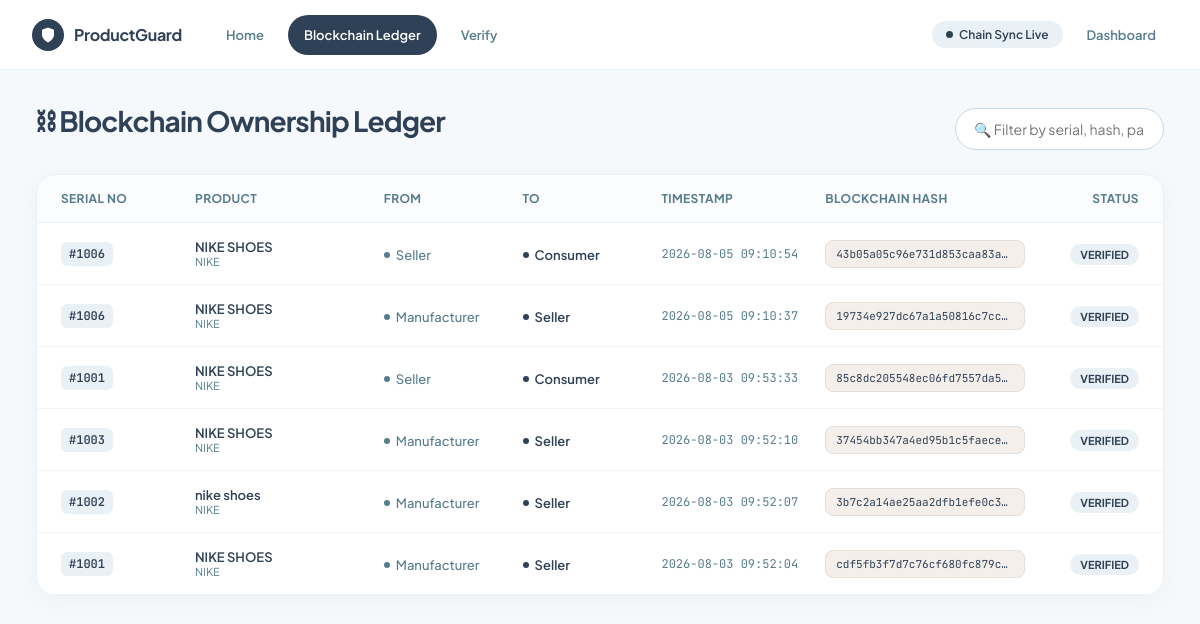
The app's page /history, older data.
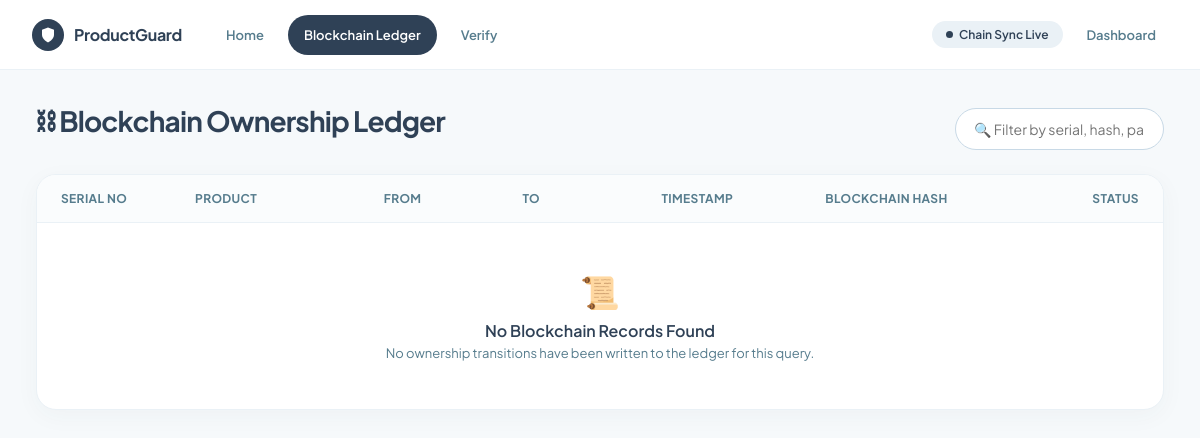
The same page, newer data.
### tables this page shows
CREATE TABLE ownership_history(

        id INTEGER PRIMARY KEY AUTOINCREMENT,

        product_id INTEGER,

        from_owner_type TEXT,

        from_owner_id INTEGER,

        to_owner_type TEXT,

        to_owner_id INTEGER,

        transfer_date TEXT,

        blockchain_hash TEXT
    );

CREATE TABLE products(

        id INTEGER PRIMARY KEY AUTOINCREMENT,

        manufacturer_id INTEGER,

        brand TEXT,

        product_name TEXT,

        model_name TEXT,

        serial_no TEXT UNIQUE,

        original_image TEXT,

        qr_code TEXT,

        blockchain_tx TEXT,

        current_owner_type TEXT,

        current_owner_id INTEGER,

        status TEXT
    );

### app.py (the view)
@app.route("/ledger")
@app.route("/history")
def global_ledger():
    conn = sqlite3.connect("database.db")
    cursor = conn.cursor()
    cursor.execute("""
        SELECT
            h.from_owner_type,
            h.to_owner_type,
            h.transfer_date,
            h.blockchain_hash,
            p.serial_no,
            p.product_name,
            p.brand
        FROM ownership_history h
        LEFT JOIN products p ON h.product_id = p.id
        ORDER BY h.transfer_date DESC
    """)
    records = cursor.fetchall()
    conn.close()
    return render_template(
        "history.html",
        history=records,
        serial_no="All Registered Products",
        is_global=True
    )

### templates/history.html (shortened to what the changed rows need)
<!DOCTYPE html>
<html lang="en">
<head>
</head>
<body>
<div style="min-height:100vh;display:flex;flex-direction:column">
  <main style="flex:1;padding:32px 36px;background:#F6F9FB">
    <div style="max-width:1200px;margin:0 auto;display:flex;flex-direction:column;gap:24px">
      <div style="display:flex;justify-content:space-between;align-items:flex-end;flex-wrap:wrap;gap:16px">
        <div>
          <h1 style="margin:0;font-size:28px;font-weight:700;letter-spacing:-0.03em;color:#2F4156">
            ⛓ Blockchain Ownership Ledger
          </h1>
        </div>
      </div>
      <div style="background:#fff;border:1px solid #EAF1F6;border-radius:20px;overflow:hidden;box-shadow:0 6px 24px rgba(47,65,86,0.04)">
        <div id="ledgerContainer">
          {% if history %}
            {% for row in history %}
            <div class="row-hover ledger-item" style="display:grid;grid-template-columns:120px 1.4fr 1fr 1fr 1.2fr 1.6fr 100px;gap:14px;align-items:center;padding:16px 24px;border-bottom:1px solid #F0F4F8;font-size:13px">
              <div>
                <a href="/history/{{ row[4] or serial_no }}" style="font-family:'JetBrains Mono',monospace;font-size:12px;font-weight:600;color:#2F4156;padding:4px 8px;border-radius:6px;background:#EAF1F6;display:inline-block">
                  #{{ row[4] or serial_no }}
                </a>
              </div>
              <div style="display:flex;flex-direction:column">
                <span style="font-weight:600;color:#2F4156">{{ row[5] or 'Product' }}</span>
                <span style="font-size:11px;color:#567C8D">{{ row[6] or 'Authentic Registry' }}</span>
              </div>
              <div>
                <span style="display:inline-flex;align-items:center;gap:6px;font-weight:500;color:#567C8D">
                  <span style="width:6px;height:6px;border-radius:999px;background:#567C8D"></span>
                  {{ row[0] or 'Genesis' }}
                </span>
              </div>
              <div>
                <span style="display:inline-flex;align-items:center;gap:6px;font-weight:600;color:#2F4156">
                  <span style="width:6px;height:6px;border-radius:999px;background:#2F4156"></span>
                  {{ row[1] }}
                </span>
              </div>
              <div style="font-family:'JetBrains Mono',monospace;font-size:12px;color:#567C8D">
                {{ row[2] }}
              </div>
              <div style="font-family:'JetBrains Mono',monospace;font-size:11px;color:#2F4156;overflow:hidden;text-overflow:ellipsis;white-space:nowrap;background:#F5EFEB;padding:6px 10px;border-radius:8px;border:1px solid #E6DED8" title="{{ row[3] }}">
                {{ row[3] or '0x7f4a8b...9021' }}
              </div>
              <div style="text-align:right">
                <span style="padding:4px 10px;border-radius:999px;background:#EAF1F6;color:#2F4156;font-size:11px;font-weight:700">
                  VERIFIED
                </span>
              </div>
            </div>
            {% endfor %}
          {% else %}
            <div style="padding:48px 24px;text-align:center;color:#567C8D">
              <div style="font-size:32px;margin-bottom:8px">📜</div>
              <div style="font-size:16px;font-weight:600;color:#2F4156">No Blockchain Records Found</div>
              <div style="font-size:13px;margin-top:4px">No ownership transitions have been written to the ledger for this query.</div>
            </div>
          {% endif %}
        </div>
      </div>
    </div>
  </main>
</div>
</body>
</html>

Row changes from the older to the newer data that the page shows:
removed ownership_history: serial_no "1006", product_name "NIKE SHOES", brand "NIKE", from_owner_type "Seller", to_owner_type "Consumer", transfer_date "2026-08-05 09:10:54", blockchain_hash "43b05a05c96e731d853caa83a…"
removed ownership_history: serial_no "1006", product_name "NIKE SHOES", brand "NIKE", from_owner_type "Manufacturer", to_owner_type "Seller", transfer_date "2026-08-05 09:10:37", blockchain_hash "19734e927dc67a1a50816c7cc…"
removed ownership_history: serial_no "1001", product_name "NIKE SHOES", brand "NIKE", from_owner_type "Seller", to_owner_type "Consumer", transfer_date "2026-08-03 09:53:33", blockchain_hash "85c8dc205548ec06fd7557da5…"
removed ownership_history: serial_no "1003", product_name "NIKE SHOES", brand "NIKE", from_owner_type "Manufacturer", to_owner_type "Seller", transfer_date "2026-08-03 09:52:10", blockchain_hash "37454bb347a4ed95b1c5faece…"
removed ownership_history: serial_no "1002", product_name "nike shoes", brand "NIKE", from_owner_type "Manufacturer", to_owner_type "Seller", transfer_date "2026-08-03 09:52:07", blockchain_hash "3b7c2a14ae25aa2dfb1efe0c3…"
removed ownership_history: serial_no "1001", product_name "NIKE SHOES", brand "NIKE", from_owner_type "Manufacturer", to_owner_type "Seller", transfer_date "2026-08-03 09:52:04", blockchain_hash "cdf5fb3f7d7c76cf680fc879c…"
Text that changed along with them:
text now shown: "📜 No Blockchain Records Found No ownership transitions have been written to the ledger for this query."
